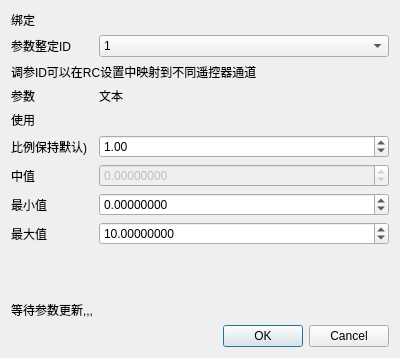
<?xml version="1.0" encoding="UTF-8"?>
<ui version="4.0">
 <class>QGCMapRCToParamDialog</class>
 <widget class="QDialog" name="QGCMapRCToParamDialog">
  <property name="geometry">
   <rect>
    <x>0</x>
    <y>0</y>
    <width>400</width>
    <height>358</height>
   </rect>
  </property>
  <property name="windowTitle">
   <string>Dialog</string>
  </property>
  <layout class="QVBoxLayout" name="verticalLayout">
   <item>
    <layout class="QFormLayout" name="formLayout">
     <property name="fieldGrowthPolicy">
      <enum>QFormLayout::AllNonFixedFieldsGrow</enum>
     </property>
     <item row="0" column="0">
      <widget class="QLabel" name="label1">
       <property name="text">
        <string>绑定</string>
       </property>
      </widget>
     </item>
     <item row="1" column="0">
      <widget class="QLabel" name="rcParamChannelInfoLabel">
       <property name="text">
        <string>参数整定ID</string>
       </property>
      </widget>
     </item>
     <item row="1" column="1">
      <widget class="QComboBox" name="rcParamChannelComboBox">
       <property name="editable">
        <bool>false</bool>
       </property>
       <property name="currentText">
        <string>1</string>
       </property>
       <item>
        <property name="text">
         <string>1</string>
        </property>
       </item>
       <item>
        <property name="text">
         <string>2</string>
        </property>
       </item>
       <item>
        <property name="text">
         <string>3</string>
        </property>
       </item>
      </widget>
     </item>
     <item row="3" column="0">
      <widget class="QLabel" name="paramIdInfoLabel">
       <property name="text">
        <string>参数</string>
       </property>
      </widget>
     </item>
     <item row="3" column="1">
      <widget class="QLabel" name="paramIdLabel">
       <property name="text">
        <string>文本</string>
       </property>
      </widget>
     </item>
     <item row="4" column="0">
      <widget class="QLabel" name="label3">
       <property name="text">
        <string>使用</string>
       </property>
      </widget>
     </item>
     <item row="5" column="0">
      <widget class="QLabel" name="scaleInfoLabel">
       <property name="text">
        <string>比例保持默认)</string>
       </property>
      </widget>
     </item>
     <item row="5" column="1">
      <widget class="QDoubleSpinBox" name="scaleDoubleSpinBox">
       <property name="value">
        <double>1.000000000000000</double>
       </property>
      </widget>
     </item>
     <item row="6" column="0">
      <widget class="QLabel" name="value0InfoLabel">
       <property name="text">
        <string>中值</string>
       </property>
      </widget>
     </item>
     <item row="6" column="1">
      <widget class="QDoubleSpinBox" name="value0DoubleSpinBox">
       <property name="enabled">
        <bool>false</bool>
       </property>
       <property name="decimals">
        <number>8</number>
       </property>
       <property name="minimum">
        <double>-100000.000000000000000</double>
       </property>
       <property name="maximum">
        <double>100000.000000000000000</double>
       </property>
      </widget>
     </item>
     <item row="7" column="0">
      <widget class="QLabel" name="minInfoLabel">
       <property name="text">
        <string>最小值</string>
       </property>
      </widget>
     </item>
     <item row="7" column="1">
      <widget class="QDoubleSpinBox" name="minValueDoubleSpinBox">
       <property name="decimals">
        <number>8</number>
       </property>
       <property name="minimum">
        <double>-100000.000000000000000</double>
       </property>
       <property name="maximum">
        <double>100000.000000000000000</double>
       </property>
      </widget>
     </item>
     <item row="8" column="0">
      <widget class="QLabel" name="maxInfoLabel">
       <property name="text">
        <string>最大值</string>
       </property>
      </widget>
     </item>
     <item row="8" column="1">
      <widget class="QDoubleSpinBox" name="maxValueDoubleSpinBox">
       <property name="decimals">
        <number>8</number>
       </property>
       <property name="minimum">
        <double>-10000.000000000000000</double>
       </property>
       <property name="maximum">
        <double>100000.000000000000000</double>
       </property>
       <property name="singleStep">
        <double>1.000000000000000</double>
       </property>
       <property name="value">
        <double>10.000000000000000</double>
       </property>
      </widget>
     </item>
     <item row="10" column="0">
      <widget class="QLabel" name="infoLabel">
       <property name="text">
        <string>等待参数更新,,,</string>
       </property>
      </widget>
     </item>
     <item row="9" column="0">
      <spacer name="verticalSpacer">
       <property name="orientation">
        <enum>Qt::Vertical</enum>
       </property>
       <property name="sizeHint" stdset="0">
        <size>
         <width>20</width>
         <height>40</height>
        </size>
       </property>
      </spacer>
     </item>
     <item row="2" column="0" colspan="2">
      <widget class="QLabel" name="label2">
       <property name="text">
        <string>调参ID可以在RC设置中映射到不同遥控器通道</string>
       </property>
      </widget>
     </item>
    </layout>
   </item>
   <item>
    <widget class="QDialogButtonBox" name="buttonBox">
     <property name="orientation">
      <enum>Qt::Horizontal</enum>
     </property>
     <property name="standardButtons">
      <set>QDialogButtonBox::Cancel|QDialogButtonBox::Ok</set>
     </property>
    </widget>
   </item>
  </layout>
 </widget>
 <resources/>
 <connections>
  <connection>
   <sender>buttonBox</sender>
   <signal>accepted()</signal>
   <receiver>QGCMapRCToParamDialog</receiver>
   <slot>accept()</slot>
   <hints>
    <hint type="sourcelabel">
     <x>248</x>
     <y>254</y>
    </hint>
    <hint type="destinationlabel">
     <x>157</x>
     <y>274</y>
    </hint>
   </hints>
  </connection>
  <connection>
   <sender>buttonBox</sender>
   <signal>rejected()</signal>
   <receiver>QGCMapRCToParamDialog</receiver>
   <slot>reject()</slot>
   <hints>
    <hint type="sourcelabel">
     <x>316</x>
     <y>260</y>
    </hint>
    <hint type="destinationlabel">
     <x>286</x>
     <y>274</y>
    </hint>
   </hints>
  </connection>
 </connections>
</ui>
